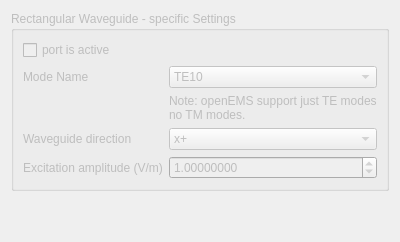
               <widget class="QWidget" name="RectWaveguide">
                <attribute name="title">
                 <string>RectWaveguide</string>
                </attribute>
                <layout class="QVBoxLayout" name="verticalLayout_28">
                 <item>
                  <widget class="QGroupBox" name="waveguideRectSettingsGroup">
                   <property name="enabled">
                    <bool>false</bool>
                   </property>
                   <property name="sizePolicy">
                    <sizepolicy hsizetype="Minimum" vsizetype="Minimum">
                     <horstretch>0</horstretch>
                     <verstretch>0</verstretch>
                    </sizepolicy>
                   </property>
                   <property name="minimumSize">
                    <size>
                     <width>200</width>
                     <height>120</height>
                    </size>
                   </property>
                   <property name="title">
                    <string>Rectangular Waveguide - specific Settings</string>
                   </property>
                   <layout class="QGridLayout" name="gridLayout_15">
                    <item row="2" column="1">
                     <widget class="QLabel" name="label_61">
                      <property name="text">
                       <string>Note: openEMS support just TE modes
no TM modes.</string>
                      </property>
                     </widget>
                    </item>
                    <item row="1" column="0">
                     <widget class="QLabel" name="label_59">
                      <property name="text">
                       <string>Mode Name</string>
                      </property>
                     </widget>
                    </item>
                    <item row="3" column="0">
                     <widget class="QLabel" name="label_58">
                      <property name="text">
                       <string>Waveguide direction</string>
                      </property>
                     </widget>
                    </item>
                    <item row="1" column="1">
                     <widget class="QComboBox" name="portRectWaveguideModeName">
                      <item>
                       <property name="text">
                        <string>TE10</string>
                       </property>
                      </item>
                      <item>
                       <property name="text">
                        <string>TE20</string>
                       </property>
                      </item>
                      <item>
                       <property name="text">
                        <string>TE01</string>
                       </property>
                      </item>
                      <item>
                       <property name="text">
                        <string>TE11</string>
                       </property>
                      </item>
                      <item>
                       <property name="text">
                        <string>TE21</string>
                       </property>
                      </item>
                      <item>
                       <property name="text">
                        <string>TE30</string>
                       </property>
                      </item>
                      <item>
                       <property name="text">
                        <string>TE31</string>
                       </property>
                      </item>
                      <item>
                       <property name="text">
                        <string>TE40</string>
                       </property>
                      </item>
                      <item>
                       <property name="text">
                        <string>TE02</string>
                       </property>
                      </item>
                     </widget>
                    </item>
                    <item row="4" column="1">
                     <widget class="QDoubleSpinBox" name="portRectWaveguideExcitationAmplitude">
                      <property name="decimals">
                       <number>8</number>
                      </property>
                      <property name="minimum">
                       <double>-1000000.000000000000000</double>
                      </property>
                      <property name="maximum">
                       <double>1000000.000000000000000</double>
                      </property>
                      <property name="singleStep">
                       <double>0.100000000000000</double>
                      </property>
                      <property name="value">
                       <double>1.000000000000000</double>
                      </property>
                     </widget>
                    </item>
                    <item row="4" column="0">
                     <widget class="QLabel" name="label_60">
                      <property name="text">
                       <string>Excitation amplitude (V/m)</string>
                      </property>
                     </widget>
                    </item>
                    <item row="3" column="1">
                     <widget class="QComboBox" name="portRectWaveguideDirection">
                      <item>
                       <property name="text">
                        <string>x+</string>
                       </property>
                      </item>
                      <item>
                       <property name="text">
                        <string>x-</string>
                       </property>
                      </item>
                      <item>
                       <property name="text">
                        <string>y+</string>
                       </property>
                      </item>
                      <item>
                       <property name="text">
                        <string>y-</string>
                       </property>
                      </item>
                      <item>
                       <property name="text">
                        <string>z+</string>
                       </property>
                      </item>
                      <item>
                       <property name="text">
                        <string>z-</string>
                       </property>
                      </item>
                     </widget>
                    </item>
                    <item row="0" column="0">
                     <widget class="QCheckBox" name="portRectWaveguideActive">
                      <property name="text">
                       <string>port is active</string>
                      </property>
                     </widget>
                    </item>
                   </layout>
                  </widget>
                 </item>
                 <item>
                  <spacer name="verticalSpacer_15">
                   <property name="orientation">
                    <enum>Qt::Orientation::Vertical</enum>
                   </property>
                   <property name="sizeHint" stdset="0">
                    <size>
                     <width>20</width>
                     <height>40</height>
                    </size>
                   </property>
                  </spacer>
                 </item>
                </layout>
               </widget>
